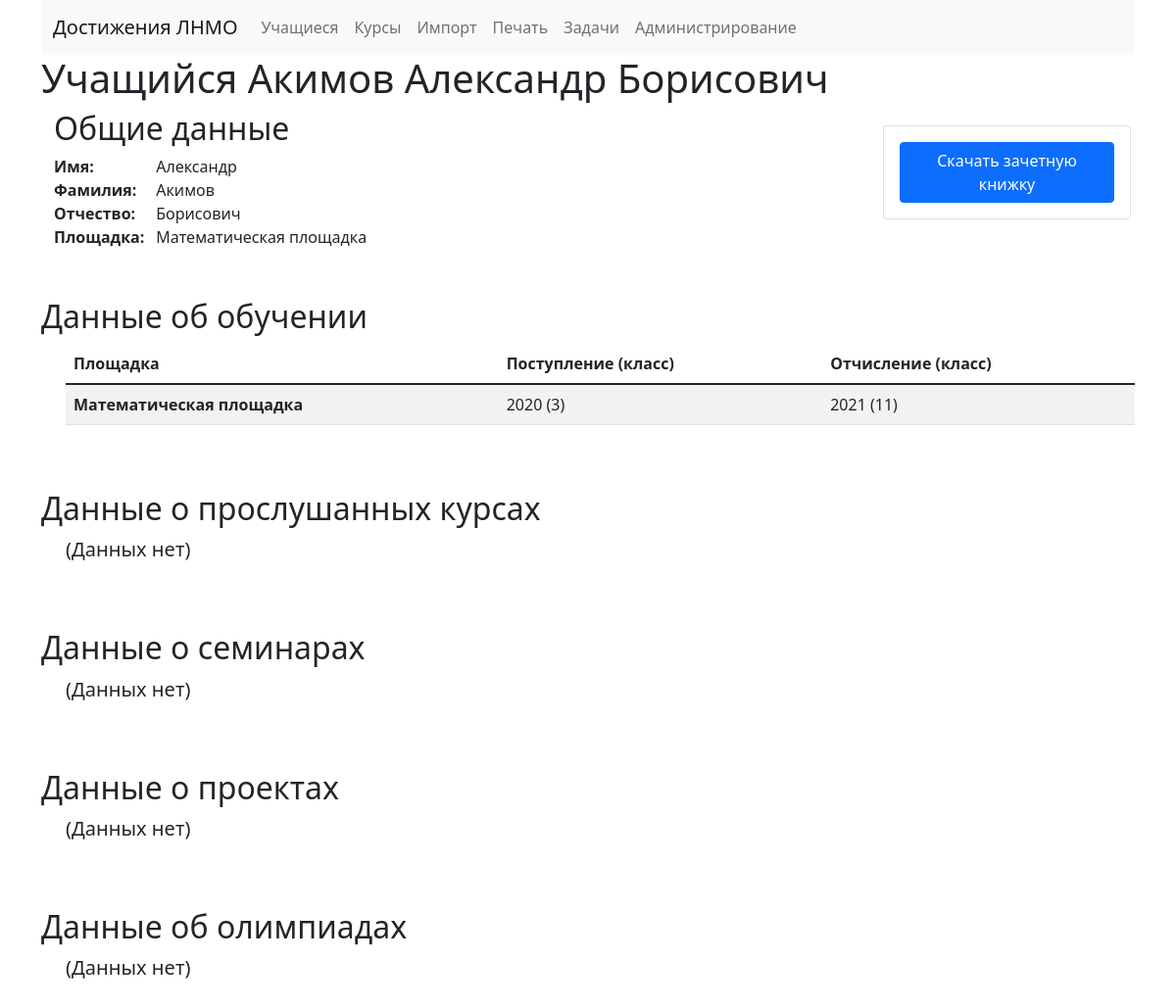
The app's page /students/2 (signed in) with its own data.
### main_app/models.py (models this page shows, shortened)
class User(AbstractUser):
    bio = models.TextField(max_length=500, blank=True)
    birth_date = models.DateField("Дата рождения", null=True, blank=True)
    middle_name = models.CharField("Отчество", max_length=255, blank=True)
    phone_number = models.CharField("Телефон", max_length=255, blank=True)
    def get_education_department(self):
        deps = Education.objects \
            .filter(student=self.id) \
            .order_by(-F('finish_date'))
        dep = deps[0].department if deps else "(нет)"
        return dep

class Education(models.Model):
    student         = models.ForeignKey(User, on_delete=models.CASCADE, verbose_name="Учащийся")
    department      = models.ForeignKey(Department, verbose_name="Площадка", on_delete=models.CASCADE)
    start_date      = models.DateField("Дата начала обучения", )
    start_class     = models.CharField("Класс начала обучения", max_length=255)
    finish_date     = models.DateField("Дата окончания обучения", )
    finish_class    = models.CharField("Класс окончания обучения", max_length=255)
    class Meta:
        verbose_name = "обучение"
        verbose_name_plural = "обучения"

class Department(models.Model):
    name = models.CharField(verbose_name="Название", max_length=255, null=False, blank=False)
    def __str__(self):
        return self.name
    class Meta:
        verbose_name = "площадка"
        verbose_name_plural = "площадки"

### main_app/views.py (the view)
# urls.py: path('students/<int:id>', views.student_profile),
def student_profile(request, id):
    user = User.objects.filter(id=id)
    if not user:
        return render(request, "errors/404.html", {})
    else:
        user = user[0]
    edu = Education.objects.filter(student__id=id)
    cp = CourseParticipation.objects.filter(student__id=id)
    sp = SeminarParticipation.objects.filter(student__id=id)
    pp = ProjectParticipation.objects.filter(student__id=id)
    op = OlympiadParticipation.objects.filter(student__id=id)
    return render(request, 'student_profile.html', {
        'id': id,
        'user': user,
        'educations': edu,
        'course_participations': cp,
        'seminar_participations': sp,
        'project_participations': pp,
        'olympiad_participations': op,
    })

### main_app/templates/student_profile.html
{% extends 'base.html' %}
{% load static %}
{% block content %}
<h1>Учащийся {{user.last_name|capfirst}} {{user.first_name|capfirst}} {{user.middle_name|capfirst}}</h1>
<div class="row">
    <div class="student_common_info col">
        <h2>Общие данные</h2>
        <div>
            <span class="key">Имя:</span>
            <span class="val">{{ user.first_name|capfirst }}</span>
        </div>
        <div>
            <span class="key">Фамилия:</span>
            <span class="val">{{ user.last_name|capfirst }}</span>
        </div>
        <div>
            <span class="key">Отчество:</span>
            <span class="val">{{ user.middle_name|capfirst }}</span>
        </div>
        <div>
            <span class="key">Площадка:</span>
            <span class="val">{{ user.get_education_department }}</span>
        </div>
    </div>
    <div class="col-3 p-3">
        <div class="card card-body">
            <a class="btn btn-primary" role="button" aria-disabled="true" href="/reports/student/{{user.id}}">Скачать зачетную книжку</a>
        </div>
    </div>
</div>
<h2>Данные об обучении</h2>
<div class="student_education">
    {% if educations %}
        <table class="table table-striped table-hover course_list">
            <thead>
                <tr>
                    <th scope="col">Площадка</th>
                    <th scope="col">Поступление (класс)</th>
                    <th scope="col">Отчисление (класс)</th>
                </tr>
            </thead>
            <tbody>
                {% for edu in educations %}
                <tr>
                    <th>{{edu.department.name}}</th>
                    <td>{{edu.start_date.year}} ({{edu.start_class}})</td>
                    <td>{{edu.finish_date.year}} ({{edu.finish_class}})</td>
                </tr>
                {% endfor %}
            </tbody>
        </table>
    {% else %}
        <p class="lead">(Данных нет)</p>
    {% endif %}
</div>
<h2>Данные о прослушанных курсах</h2>
<div class="student_courses">
    {% if course_participations %}
        <table class="table table-striped table-hover course_list">
            <thead>
                <tr>
                    <th scope="col">Название курса</th>
                    <th scope="col">Раздел</th>
                    <th scope="col">Предмет</th>
                    <th scope="col">Дата окончания</th>
                    <th scope="col">Количество часов</th>
                    <th scope="col">Результат экзаменов</th>
                </tr>
            </thead>
            <tbody>
                {% for cp in course_participations %}
                <tr>
                    <th scope="col">{{cp.course.name}}</th>
                    <td scope="col">{{cp.course.chapter}}</td>
                    <td scope="col">{{cp.course.subject}}</td>
                    <td scope="col">{{cp.finished}}</td>
                    <td scope="col">{{cp.hours}}</td>
                    <td scope="col">{{cp.mark}}</td>
                </tr>
                {% endfor %}
            </tbody>
        </table>
    {% else %}
        <p class="lead">(Данных нет)</p>
    {% endif %}
</div>
<h2>Данные о семинарах</h2>
<div class="student_seminars">
    {% if seminar_participations %}
        <table class="table table-striped table-hover course_list">
            <thead>
                <tr>
                    <th scope="col">Название семинара</th>
                    <th scope="col">Количество часов</th>
                    <th scope="col">Преподаватель</th>
                </tr>
            </thead>
            <tbody>
                {% for sem in seminar_participations %}
                <tr>
                    <th>{{sem.seminar.name}}</th>
                    <td>{{sem.hours}}</td>
                    <td>{{sem.teacher.full_name}}</td>
                </tr>
                {% endfor %}
            </tbody>
        </table>
    {% else %}
        <p class="lead">(Данных нет)</p>
    {% endif %}
</div>
<h2>Данные о проектах</h2>
<div class="student_projects">
    {% if project_participations %}
        <table class="table table-striped table-hover course_list">
            <thead>
                <tr>
                    <th scope="col">Название проекта</th>
                    <th scope="col">Место проведения</th>
                    <th scope="col">Руководитель</th>
                </tr>
            </thead>
            <tbody>
                {% for proj in project_participations %}
                <tr>
                    <th>{{proj.project.name}}</th>
                    <td>{{proj.project.location}}</td>
                    <td>{{proj.curator.full_name}}</td>
                </tr>
                {% endfor %}
            </tbody>
        </table>
    {% else %}
        <p class="lead">(Данных нет)</p>
    {% endif %}
</div>
<h2>Данные об олимпиадах</h2>
<div class="student_olympiads">
    {% if olympiad_participations %}
        <table class="table table-striped table-hover course_list">
            <thead>
                <tr>
                    <th scope="col">Название олимпиады</th>
                    <th scope="col">Этап</th>
                    <th scope="col">Дата участия</th>
                    <th scope="col">Звание</th>
                    <th scope="col">Награда</th>
                </tr>
            </thead>
            <tbody>
                {% for ol in olympiad_participations %}
                <tr>
                    <th>{{ol.olympiad.name}}</th>
                    <td>{{ol.olympiad.stage}}</td>
                    <td>{{ol.finished}}</td>
                    <td>{{ol.title}}</td>
                    <td>{{ol.prize}}</td>
                </tr>
                {% endfor %}
            </tbody>
        </table>
    {% else %}
        <p class="lead">(Данных нет)</p>
    {% endif %}
</div>
{% endblock %}

### main_app/static/style.css (style rules this page uses)
.student_common_info .key { font-weight: bold; min-width: 100px; display: inline-block; }
.student_education, .student_common_info, .student_courses, .student_seminars, .student_projects, .student_olympiads { padding-left: 25px; padding-bottom: 50px; }

### records on screen
User: last_name "Акимов", first_name "Александр", middle_name "Борисович", get_education_department "Математическая площадка"
Education: department.name "Математическая площадка", start_date.year "2020", start_class "3", finish_date.year "2021", finish_class "11"
